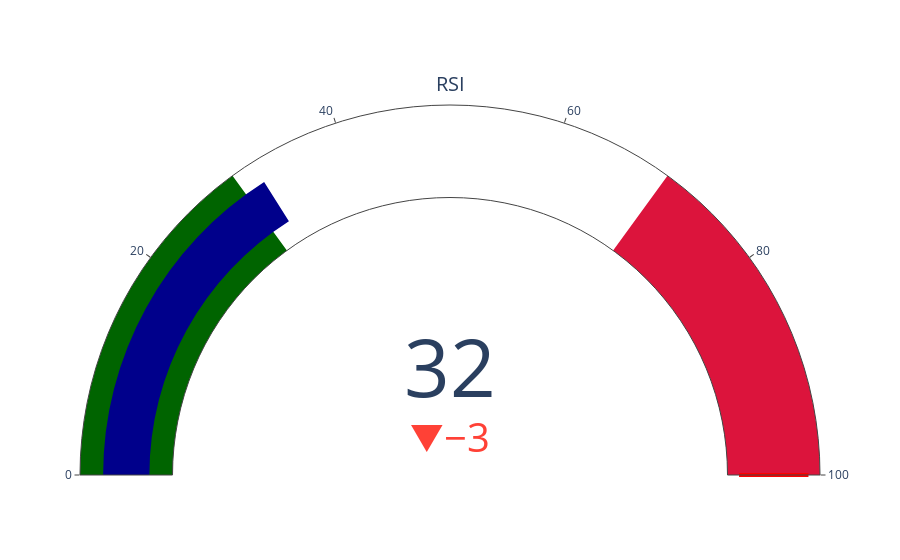

Write notebook code for a chart like this one.
### Code cell
fig = go.Figure()

fig.add_trace(go.Indicator(
    domain = {'x': [0, 1], 'y': [0, 1]},
    value = int(df_btc['rsi'].tail(1)),
    mode = "gauge+number+delta",
    title = {'text': "RSI"},
    delta = {'reference': int(df_btc['rsi'].tail(2)[0])},
    gauge = {'axis': {'range': [None, 100]},
             'bar': {'color': "darkblue"},
             'steps' : [
                 {'range': [0, 30], 'color': "darkgreen"},
                 {'range': [70, 100], 'color': "crimson"}],
             'threshold' : {'line': {'color': "red", 'width': 4}, 'thickness': 0.75, 'value': 490}}))

fig.show()

### Figure 1 — Plotly figure (JSON) as saved in the notebook; plotly's stock layout.template omitted (floating-point values rounded to 4 significant figures)
{"data": [{"delta": {"reference": 35}, "domain": {"x": [0, 1], "y": [0, 1]}, "gauge": {"axis": {"range": [null, 100]}, "bar": {"color": "darkblue"}, "steps": [{"color": "darkgreen", "range": [0, 30]}, {"color": "crimson", "range": [70, 100]}], "threshold": {"line": {"color": "red", "width": 4}, "thickness": 0.75, "value": 490}}, "mode": "gauge+number+delta", "title": {"text": "RSI"}, "type": "indicator", "value": 32}], "layout": {}}
